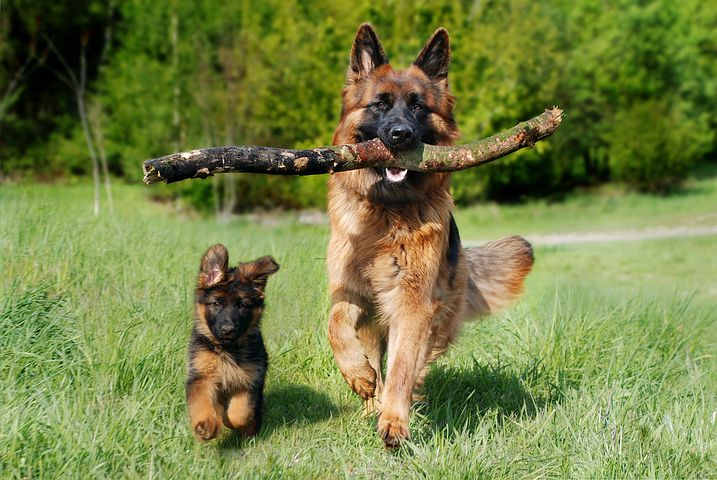
#> input picture gsd1.jpeg, 717 x 480 px, given in place of gsd1.jpg, which was not available
$ python contours.py
#> lines starting #> are read from the running program, lines starting #| are printed output that depends on the picture; after the words box and inside, x2 and y2 are one past the last pixel; in counts of white or black regions, pixels touching at a corner belong together; pictures that were not available may be replaced by others from this repository, and a replacement may not be noted
import numpy as np
import cv2 as cv

img = cv.imread('gsd1.jpg')
#> img is the input picture: shape (480, 717, 3); mean B, G, R 68.8, 129.1, 117.5
blank = np.zeros(img.shape, dtype='uint8')

gray = cv.cvtColor(img, cv.COLOR_BGR2GRAY)
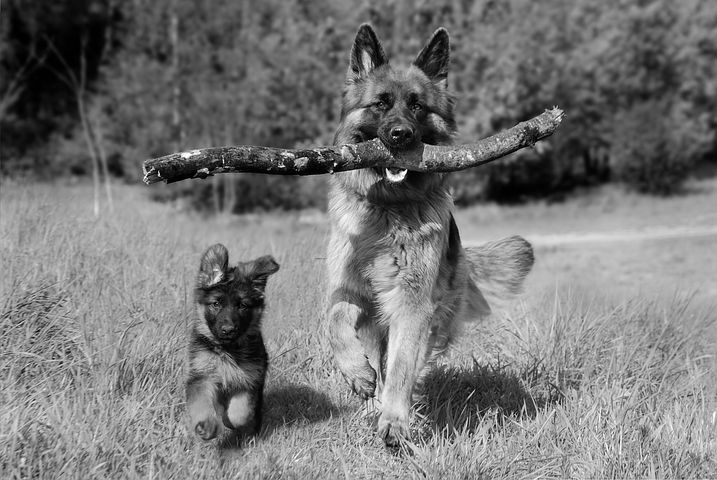
#> gray: shape (480, 717); min 0, max 253, mean 118.8
# cv.imshow('doggy',gray)

blur = cv.GaussianBlur(img, (7,7), cv.BORDER_DEFAULT)
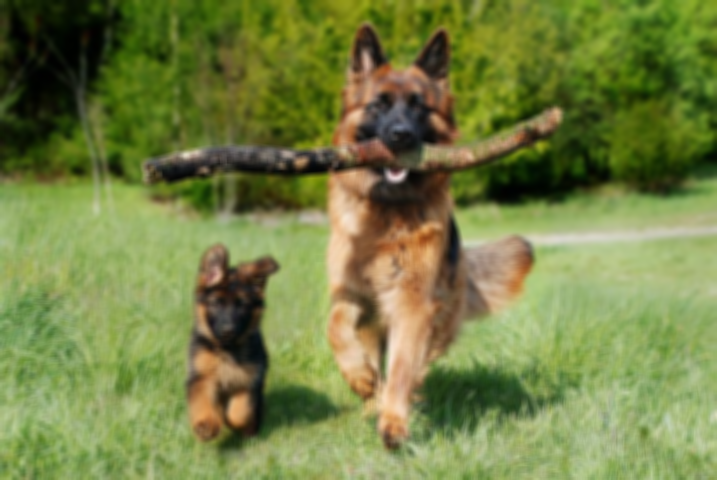
#> blur: shape (480, 717, 3); mean B, G, R 68.8, 129.1, 117.5
# cv.imshow('blur', blur)

canny = cv.Canny(blur, 100, 100)
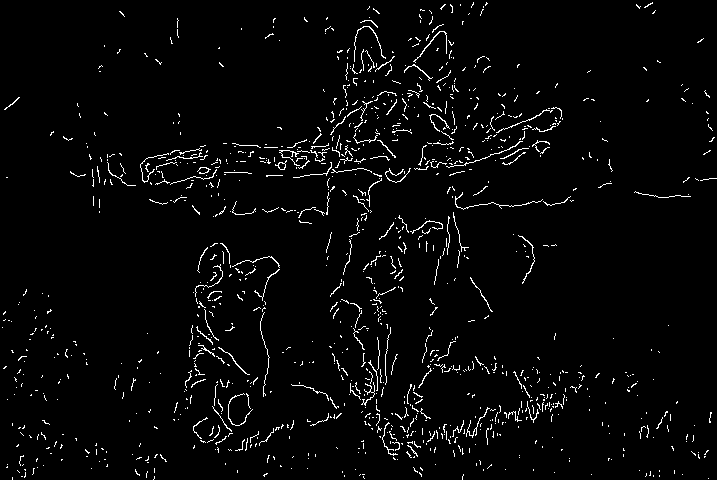
#> canny: shape (480, 717); 2.9% white in thin lines or dots
cv.imshow('edge',canny)

ret, thresh = cv.threshold(gray, 125, 255, cv.THRESH_BINARY) #if intensity is below threshold, it is black, if above it is white
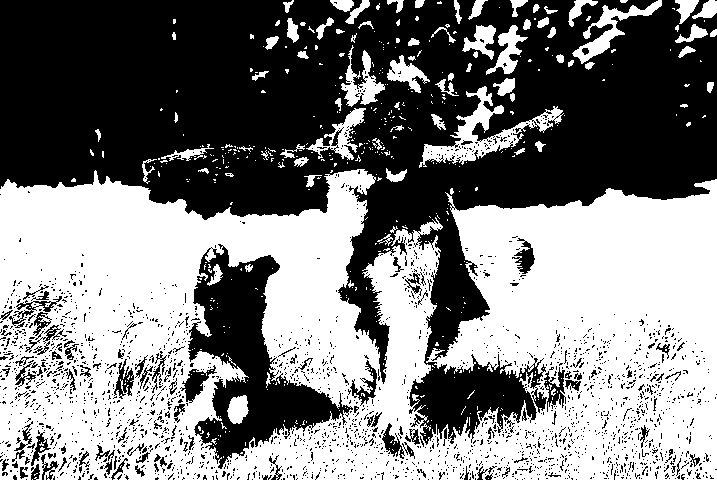
#> thresh: shape (480, 717); 49.6% white; 484 white regions (404 under 20 px)
# cv.imshow('threshold',thresh)

countours, heirarchies = cv.findContours(canny, cv.RETR_LIST, cv.CHAIN_APPROX_NONE)
#> countours = 1148 contours, 1143 with area under 20; largest, box (x1, y1, x2, y2) and area: (275, 160, 287, 170) 44, (278, 162, 286, 170) 37, (413, 31, 447, 63) 25, (218, 347, 250, 375) 21, (518, 235, 535, 284) 20
#retr selects contours to show, next parameter approximates contours
#contours is a list of coordinates of contours
print (len(countours))
#| 1148

cv.drawContours(blank,countours, -1, (0,0,255), 1)
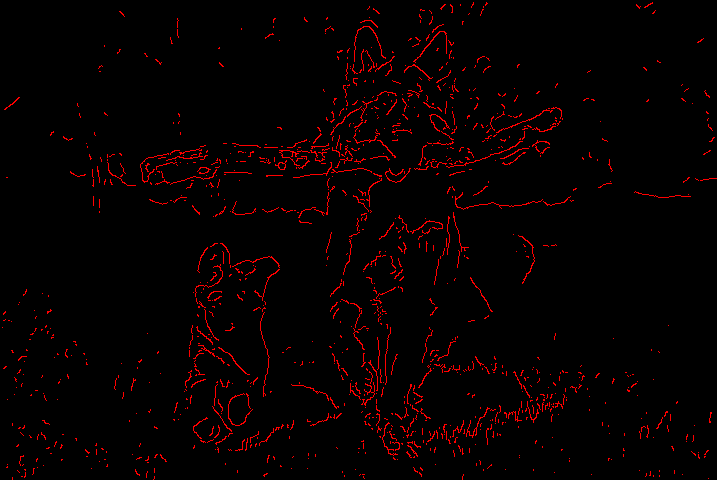
#> blank: shape (480, 717, 3); mean of channels 0, 1, 2 0, 0, 7.5; drawn as B, G, R
cv.imshow('cont', blank)

cv.waitKey(0)
cv.destroyAllWindows()

$ run again, with baldski.jpeg copied over gsd1.jpeg
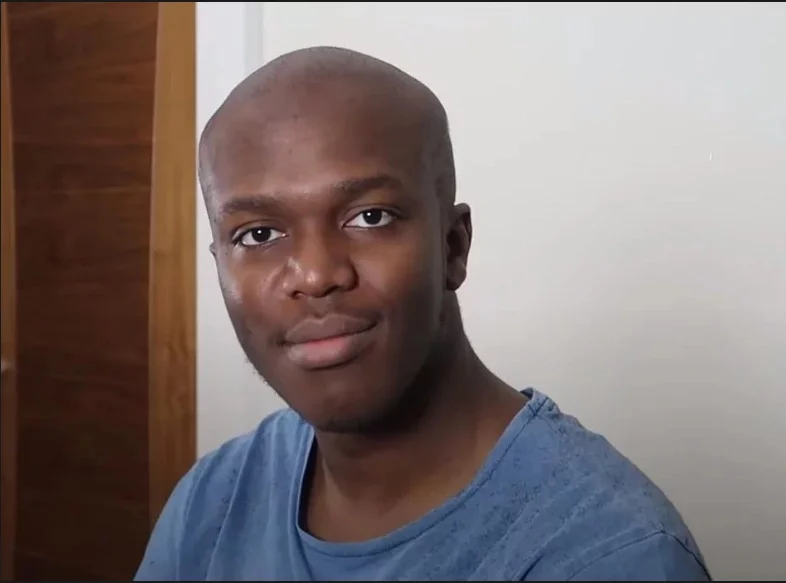
#> input picture baldski.jpeg, 786 x 583 px, given in place of gsd1.jpg, which was not available
#> img is the input picture: shape (583, 786, 3); mean B, G, R 115.7, 116.8, 128.9
#> canny: shape (583, 786); 0.84% white in thin lines or dots
#> `ret, thresh = cv.threshold(gray, 125, 255, cv.THRESH_BINARY)`:
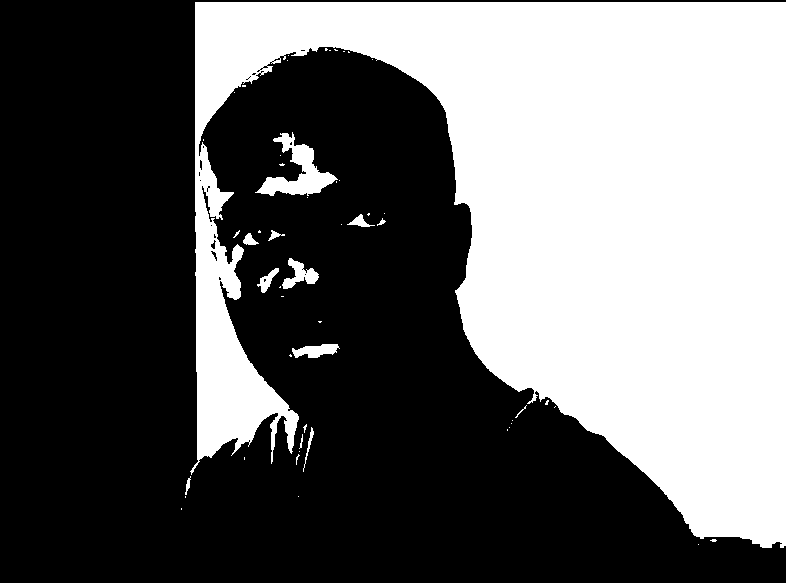
#> thresh: shape (583, 786); 40.5% white; 53 white regions (40 under 20 px)
#> countours = 87 contours, 81 with area under 20; largest, box (x1, y1, x2, y2) and area: (201, 45, 457, 205) 95, (543, 394, 688, 528) 92, (216, 274, 323, 543) 80, (455, 279, 532, 392) 53, (133, 6, 198, 578) 40, (494, 393, 533, 446) 34
#| 87
#> `cv.drawContours(blank,countours, -1, (0,0,255), 1)`:
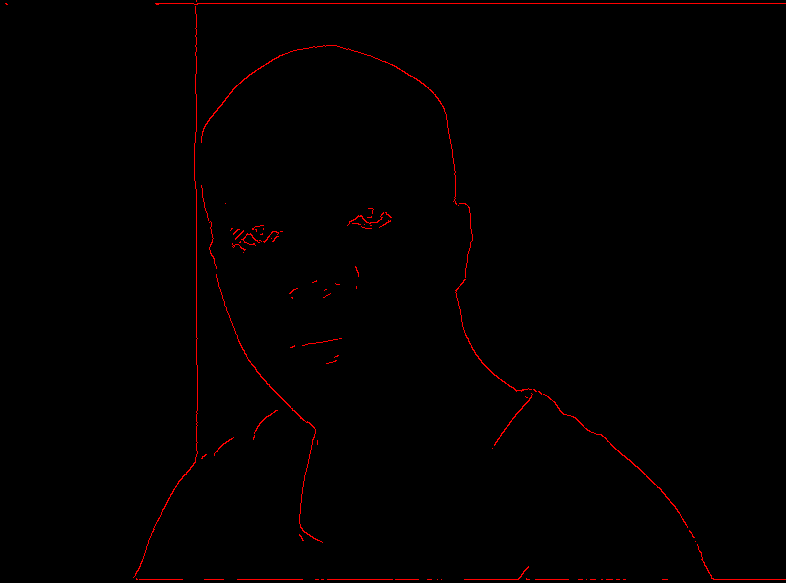
#> blank: shape (583, 786, 3); mean of channels 0, 1, 2 0, 0, 2.2; drawn as B, G, R
